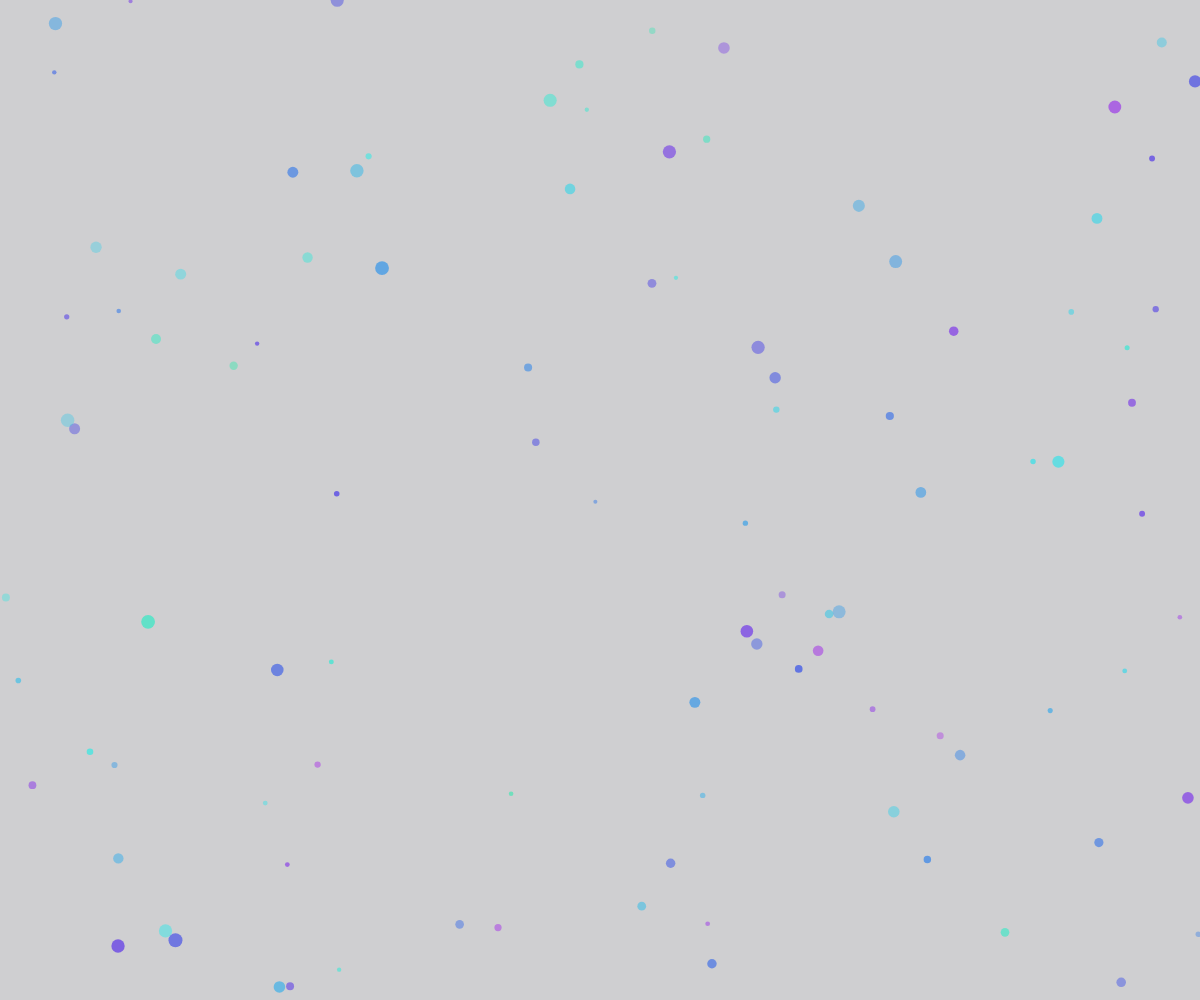
Frame 1 (no input)
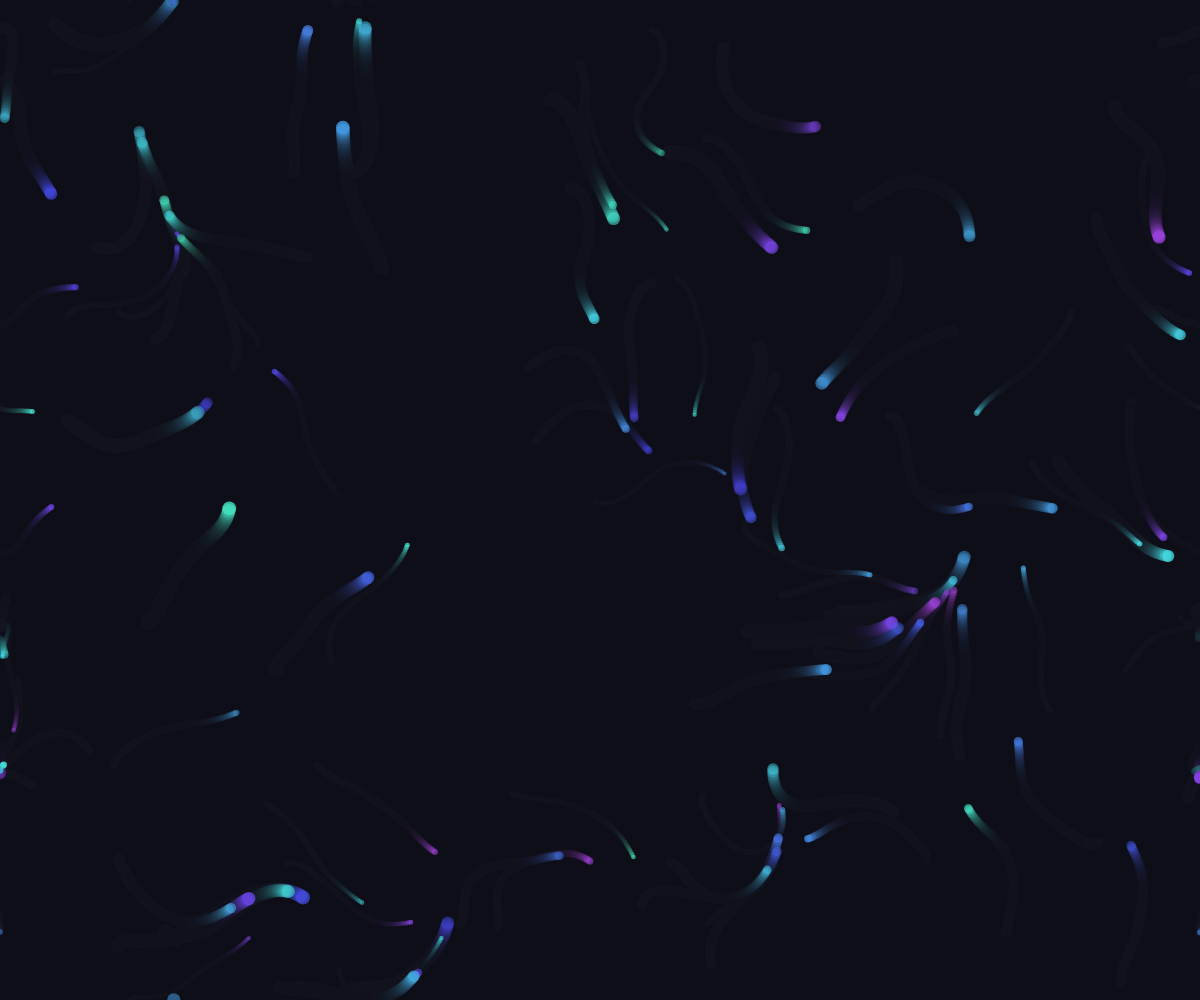
Frame 60 (no input)
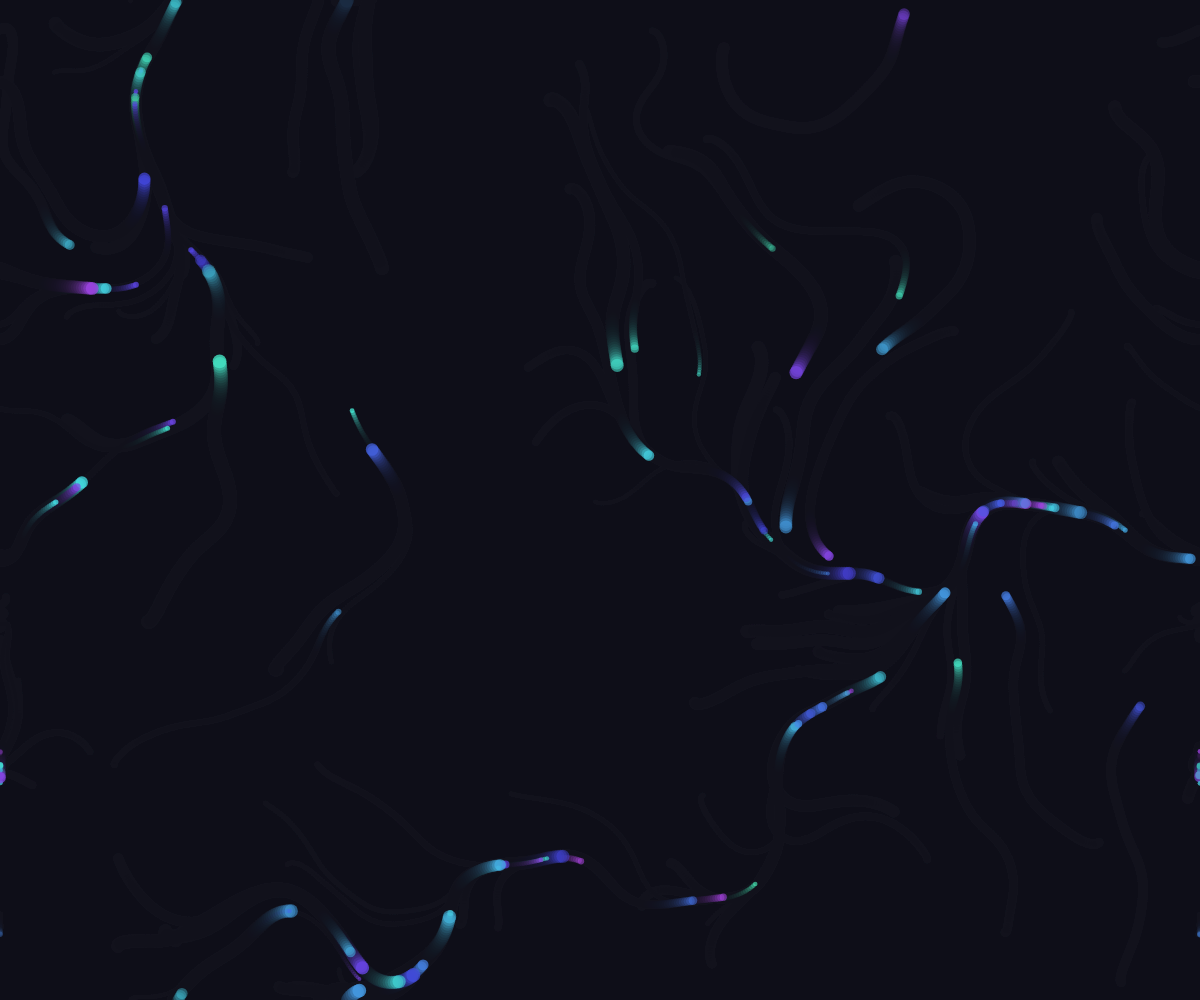
Frame 120 (the mouse pressed at the canvas centre since frame 60)

The p5.js sketch that drew these frames (run headless with seeded random() and noise() and a simulated clock; from frame 60 on, the mouse is pressed at the canvas centre):

// p5.js sketch
// ── sketch.js
// Hello World — a simple noise flow field sketch
// Duplicate this folder to start a new sketch

let particles = [];

function setup() {
  createCanvas(windowWidth, windowHeight);
  colorMode(HSB, 360, 100, 100, 100);
  for (let i = 0; i < 100; i++) {
    particles.push(new Particle(random(width), random(height)));
  }
}

function draw() {
  background(240, 30, 10, 20);
  particles.forEach(p => {
    p.update();
    p.show();
  });
}

function windowResized() {
  resizeCanvas(windowWidth, windowHeight);
}

class Particle {
  constructor(x, y) {
    this.pos = createVector(x, y);
    this.vel = p5.Vector.random2D().mult(random(0.5, 2));
    this.hue = random(160, 280);
    this.size = random(4, 14);
    this.alpha = random(40, 80);
  }

  update() {
    let angle = noise(this.pos.x * 0.003, this.pos.y * 0.003) * TWO_PI * 2;
    let flow = p5.Vector.fromAngle(angle).mult(0.4);
    this.vel.add(flow).limit(2.5);
    this.pos.add(this.vel);

    if (this.pos.x < 0) this.pos.x = width;
    if (this.pos.x > width) this.pos.x = 0;
    if (this.pos.y < 0) this.pos.y = height;
    if (this.pos.y > height) this.pos.y = 0;
  }

  show() {
    noStroke();
    fill(this.hue, 70, 90, this.alpha);
    circle(this.pos.x, this.pos.y, this.size);
  }
}
